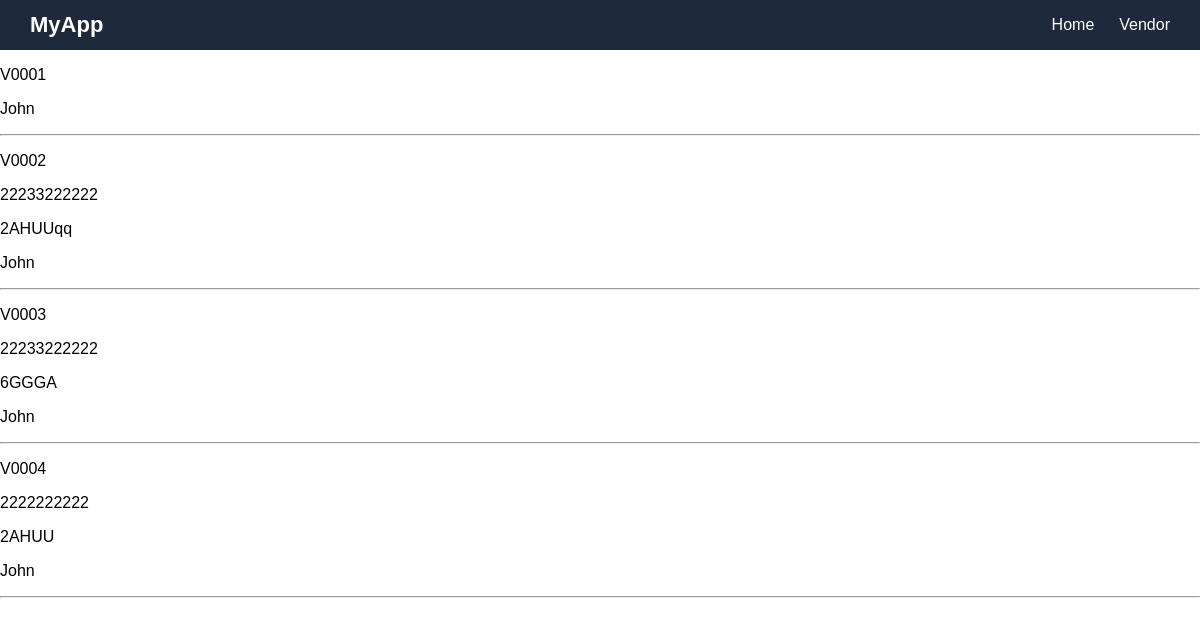
The page /home on the database its author committed.
### erp_vendor/models.py (models this page shows)
class Vendor(models.Model):
    vendor_id = models.CharField(max_length=20, unique=True)
    vendor_name = models.CharField(max_length=255)
    city = models.CharField(max_length=255)
    gst_number = models.CharField(
        max_length=15,
        validators=[RegexValidator(r'^[0-9A-Z]{15}$')],
        blank=True,
        null=True
    )
    pan_number = models.CharField(
        max_length=10,
        validators=[RegexValidator(r'^[A-Z]{5}[0-9]{4}[A-Z]{1}$')],
        blank=True,
        null=True
    )
    ledger_code = models.CharField(max_length=50, blank=True)

### erp_vendor/views.py (the view)
# urls.py: 2. Add a URL to urlpatterns:  path('', views.home, name='home')
def home(request):
    vendors = Vendor.objects.all()
    return render(request,'home.html',context={'vendors':vendors})

### erp_vendor/templates/home.html (shortened to what this page needs)
<!DOCTYPE html>
{% load static %}
<html lang="en">
<head>
    <link rel="stylesheet" href="{% static "erp_vendor/css/style.css" %}">
</head>
<body>
{% include "navbar.html" %}
{% block body %}
{% for vendor in vendors %}
    <p>{{ vendor.vendor_id }}</p>
    <p>{{ vendor.gst_number }}</p>
    <p>{{ vendor.pan_number }}</p>
    <p>{{ vendor.vendor_name }}</p>
    <hr>
{% endfor %}
{% endblock body %}
</body>
</html>

### erp_vendor/templates/navbar.html (shortened to what this page needs)
{% load static %}
<nav class="navbar">
    <a href="#" class="logo">MyApp</a>
    <ul class="nav-links">
        <li><a href="/">Home</a></li>
         <li><a href="{% url "vendor_erp" %}">Vendor</a></li>
    </ul>
</nav>

### rows shown on the page
Vendor: vendor_id "V0001", vendor_name "John"
Vendor: vendor_id "V0002", gst_number "22233222222", pan_number "2AHUUqq", vendor_name "John"
Vendor: vendor_id "V0003", gst_number "22233222222", pan_number "6GGGA", vendor_name "John"
Vendor: vendor_id "V0004", gst_number "2222222222", pan_number "2AHUU", vendor_name "John"
